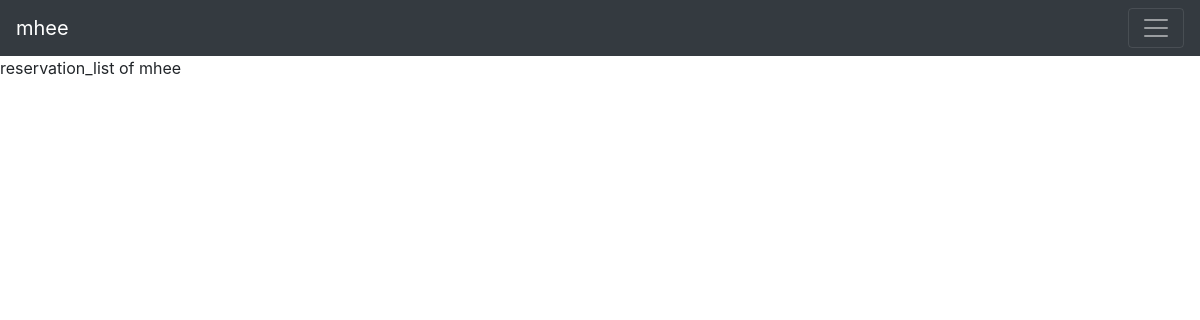
The app's page /reservation_status/ (signed in), older data.
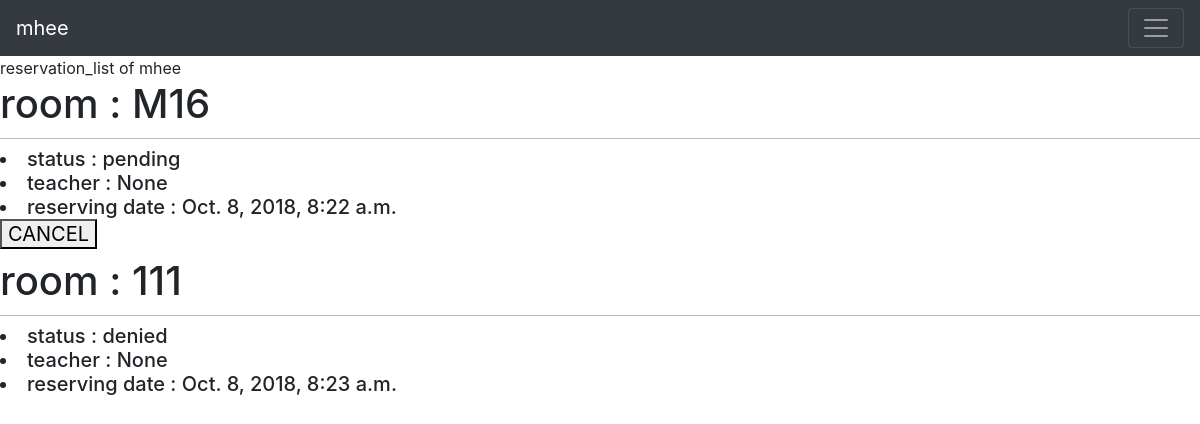
The same page, newer data.
### blog/models.py (models this page shows, shortened)
class reservation(models.Model):
    student = models.ForeignKey(Employee, related_name = "student" , on_delete=models.CASCADE ,blank = True,null=True)
    teacher = models.ForeignKey(Employee, related_name = "teacher" , on_delete=models.CASCADE ,blank = True,null=True)
    room = models.ForeignKey(room , related_name = "room" , on_delete=models.CASCADE)
    status_list = (("pending" , "pending"), ("accepted" , "accepted") , ("denied" , "denied") )
    status = models.CharField(max_length = 10 , default = 'pending', choices=status_list)
    day_of_reserve = models.DateTimeField(default=timezone.now)
    duration_begin =  models.DateTimeField(default=timezone.now)
    duration_end =  models.DateTimeField(default=timezone.now)
    objects = BookManager()

class room(models.Model):
    roomname = models.CharField(max_length=100 , default = 'roomname')
    isavaliable = (('yes','yes') , ('no','no') , ('pending' , 'pending'))
    status = models.CharField(max_length = 10 , default = 'yes', choices=isavaliable)
    width = models.IntegerField(default = 0)
    height = models.IntegerField(default = 0)
    slug = models.SlugField(max_length=100 , default = 'roomname')
    def __str__(self):
        return self.roomname

### project/views.py (the view)
# urls.py: path('reservation_status/' , views.getreservation , name= 'reservation_status'),
def getreservation(request):
    if "reservation" in request.GET:
        res_obj = reservation.objects.get(id = int(request.GET['reservation']) )
        res_obj.cancel_book()
    reservation_list = reservation.objects.get_booklist(User.objects.get(username = request.session['username'] ))
    return render(request, "blog/reservation_status.html" , {"reservation_list":reservation_list})

### blog/models.py (called while the page is built)
    def get_booklist(self , student_id):
        user_a = User.objects.get(username = student_id)
        emp = Employee.objects.get(id = user_a.id)
        reservation_list = reservation.objects.filter(student = emp)
        return reservation_list

### templates/blog/reservation_status.html
{% extends 'base.html' %}
{% block content %}
    reservation_list of {{user.username}}
    {% for res in reservation_list %}
    <h1> room : {{res.room}} </h1>
    <h5>
    <li> status : {{res.status}}</li>
   <li>  teacher : {{res.teacher}}</li>
      <li>  reserving date : {{res.day_of_reserve}}</li>
    {% if request.user.is_authenticated and res.status == 'pending' %}
  <form action=""   method="GET">
    <button type="submit" value="{{res.id}}" name = "reservation" > CANCEL </button>
    {% endif %}
    </h5>
    {% endfor %}
{% endblock %}

### templates/base.html (shortened to what this page needs)
{% load static %}
<!DOCTYPE html>
<html>
<head>
  <link href="{% static "css/blog.css" %}" rel="stylesheet">
</head>
<link href="//maxcdn.bootstrapcdn.com/bootstrap/4.1.1/css/bootstrap.min.css" rel="stylesheet" id="bootstrap-css">
<body>
  <nav class="navbar navbar-dark bg-dark">
        <a class="navbar-brand" href="/">{% if user.is_authenticated %}  {{user.username}} {{emp.role}}  {% else %}  Guest {% endif %} </a>
        <button class="navbar-toggler" type="button" data-toggle="collapse" data-target="#navbarsExample01" aria-controls="navbarsExample01" aria-expanded="false" aria-label="Toggle navigation">
          <span class="navbar-toggler-icon"></span>
        </button>
      </nav>
    {% block content %}
    {% endblock %}
</body>
</html>

### static/css/blog.css (style rules this page uses)
body { margin:0; padding:0; font-family:helvetica, sans-serif; }
a { color:#00abff; text-decoration:none; }
h1 { font-weight:normal; border-bottom:1px solid #bbb; padding:0 0 10px 0; }

Row changes from the older to the newer data that the page shows:
added reservation: room "M16", status "pending", teacher "None", day_of_reserve "Oct. 8, 2018, 8:22 a.m.", {{ res.id }} 7 (drawn)
added reservation: room "111", status "denied", teacher "None", day_of_reserve "Oct. 8, 2018, 8:23 a.m."
